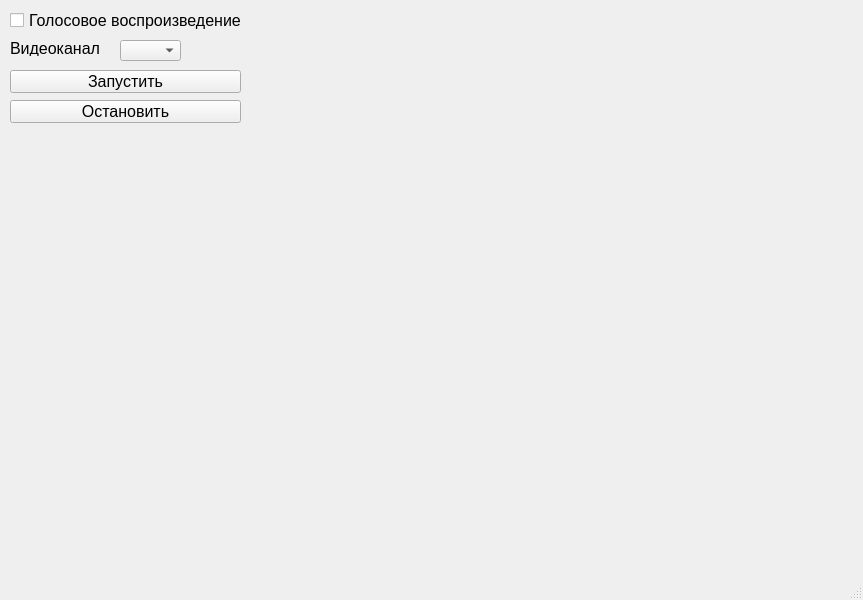
<?xml version="1.0" encoding="UTF-8"?>
<ui version="4.0">
 <class>MainWindow</class>
 <widget class="QMainWindow" name="MainWindow">
  <property name="geometry">
   <rect>
    <x>0</x>
    <y>0</y>
    <width>863</width>
    <height>600</height>
   </rect>
  </property>
  <property name="windowTitle">
   <string>MainWindow</string>
  </property>
  <widget class="QWidget" name="centralwidget">
   <widget class="QCheckBox" name="checkBox">
    <property name="enabled">
     <bool>true</bool>
    </property>
    <property name="geometry">
     <rect>
      <x>10</x>
      <y>10</y>
      <width>231</width>
      <height>21</height>
     </rect>
    </property>
    <property name="font">
     <font>
      <pointsize>12</pointsize>
     </font>
    </property>
    <property name="text">
     <string>Голосовое воспроизведение</string>
    </property>
   </widget>
   <widget class="QComboBox" name="comboBox">
    <property name="geometry">
     <rect>
      <x>120</x>
      <y>40</y>
      <width>61</width>
      <height>21</height>
     </rect>
    </property>
   </widget>
   <widget class="QLabel" name="label">
    <property name="geometry">
     <rect>
      <x>10</x>
      <y>40</y>
      <width>101</width>
      <height>16</height>
     </rect>
    </property>
    <property name="font">
     <font>
      <pointsize>12</pointsize>
     </font>
    </property>
    <property name="text">
     <string>Видеоканал</string>
    </property>
   </widget>
   <widget class="QPushButton" name="pushButton">
    <property name="geometry">
     <rect>
      <x>10</x>
      <y>70</y>
      <width>231</width>
      <height>23</height>
     </rect>
    </property>
    <property name="font">
     <font>
      <pointsize>12</pointsize>
     </font>
    </property>
    <property name="text">
     <string>Запустить</string>
    </property>
   </widget>
   <widget class="QPushButton" name="pushButton_2">
    <property name="geometry">
     <rect>
      <x>10</x>
      <y>100</y>
      <width>231</width>
      <height>23</height>
     </rect>
    </property>
    <property name="font">
     <font>
      <pointsize>12</pointsize>
     </font>
    </property>
    <property name="text">
     <string>Остановить</string>
    </property>
   </widget>
   <widget class="QLabel" name="label_2">
    <property name="geometry">
     <rect>
      <x>250</x>
      <y>10</y>
      <width>601</width>
      <height>431</height>
     </rect>
    </property>
    <property name="text">
     <string/>
    </property>
   </widget>
   <widget class="QLabel" name="label_3">
    <property name="geometry">
     <rect>
      <x>240</x>
      <y>490</y>
      <width>611</width>
      <height>51</height>
     </rect>
    </property>
    <property name="font">
     <font>
      <pointsize>16</pointsize>
     </font>
    </property>
    <property name="text">
     <string/>
    </property>
   </widget>
  </widget>
  <widget class="QMenuBar" name="menubar">
   <property name="geometry">
    <rect>
     <x>0</x>
     <y>0</y>
     <width>863</width>
     <height>21</height>
    </rect>
   </property>
  </widget>
  <widget class="QStatusBar" name="statusbar"/>
 </widget>
 <resources/>
 <connections/>
</ui>
